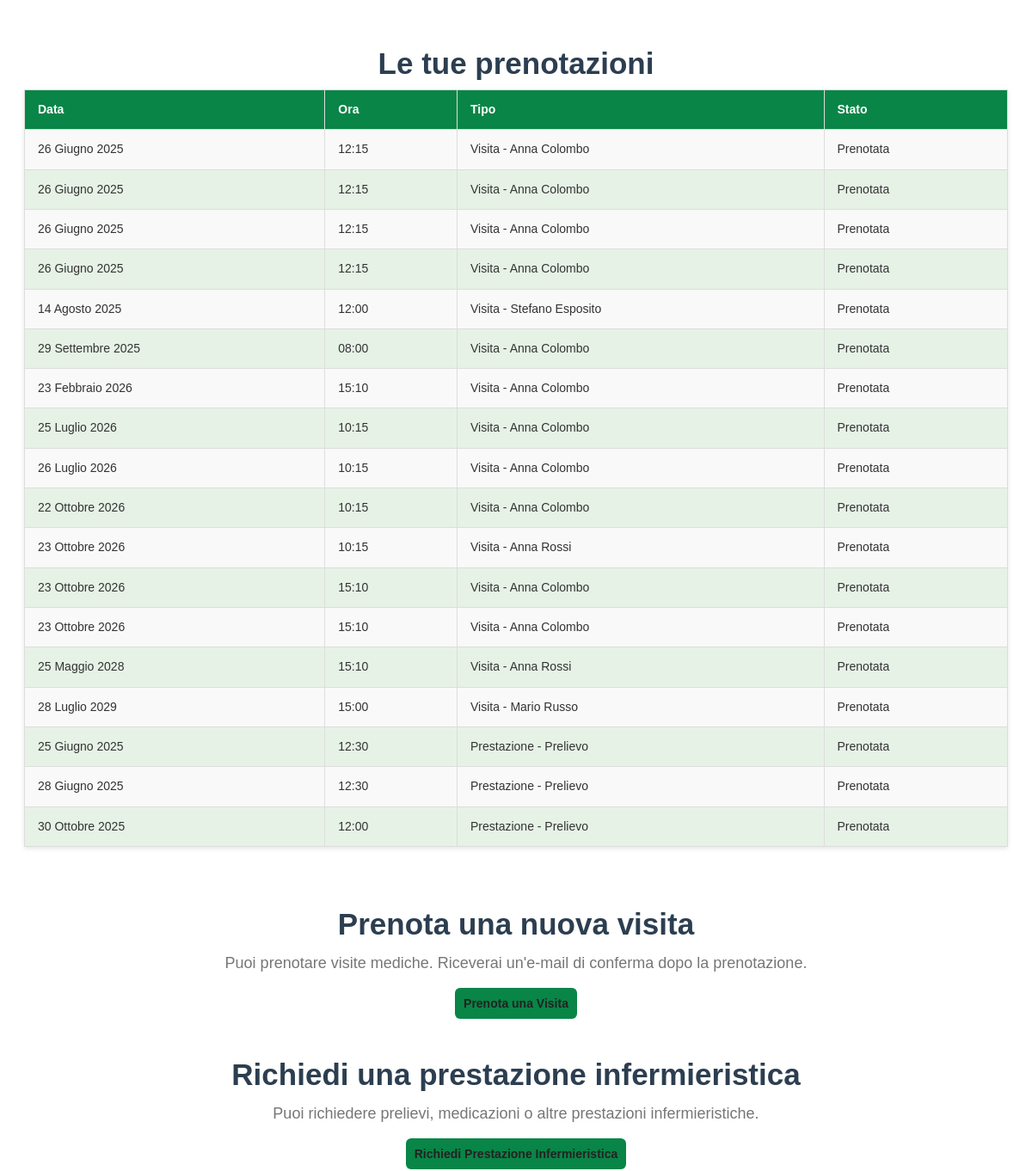
The page /users/paziente/ (signed in, middle part) on the database as committed earlier.
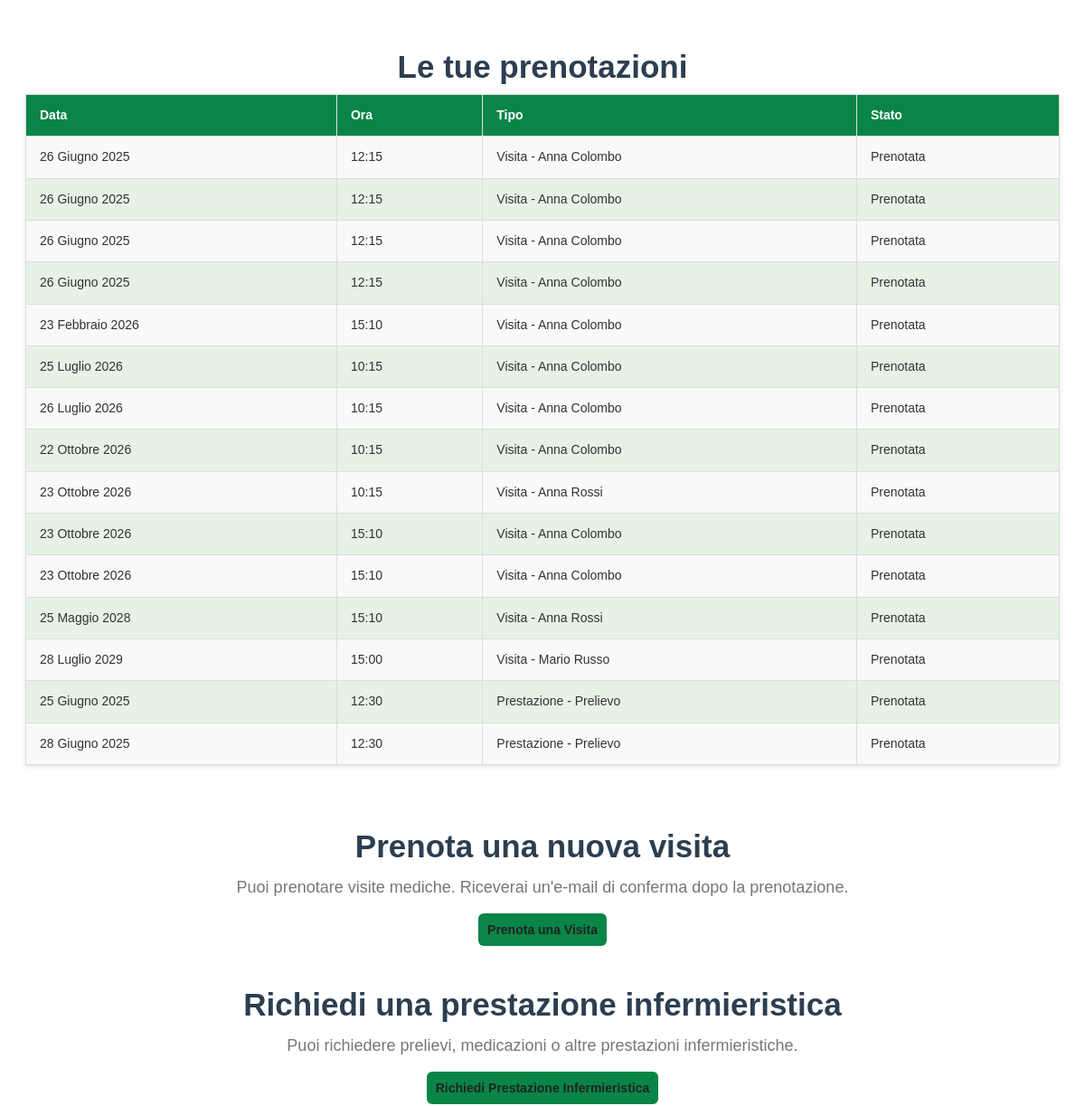
The same page on the database as committed later.
### visita/models.py (models this page shows, shortened)
class PrenotazioneVisita(models.Model):
    TIPO = [
        ('adulti', 'Per adulti'),
        ('pediatrica', 'Pediatrica'),
    ]
    REGIME = [
        ('ordinaria', 'Ordinaria'),
        ('urgente', 'Urgente'),
    ]
    id = models.BigAutoField(primary_key=True)
    paziente = models.ForeignKey("users.Paziente", on_delete=models.CASCADE)
    medico = models.ForeignKey("users.Medico", on_delete=models.CASCADE)
    data = models.DateField()
    ora = models.TimeField()
    tipo = models.CharField(max_length=20, choices=TIPO)
    regime = models.CharField(max_length=20, choices=REGIME)
    class Meta:
        ordering = ['data', 'ora']  # Ordinamento per data e orario
        verbose_name = "Prenotazione visita"
        verbose_name_plural = "Prenotazioni visite"

### prestazione/models.py (models this page shows, shortened)
class PrenotazionePrestazione(models.Model):
    id = models.BigAutoField(primary_key=True)
    paziente = models.ForeignKey('users.Paziente', on_delete=models.CASCADE)
    tipo = models.CharField(max_length=20, choices=TipoPrestazione.choices)
    data = models.DateField()
    orario = models.TimeField()
    class Meta:
        verbose_name = "prenotazione prestazione"
        verbose_name_plural = "prenotazioni prestazioni"
        ordering = ['data', 'orario']

### users/views.py (the view)
# urls.py: path('paziente/', pagina_paziente, name='pagina_paziente'),
@login_required
def pagina_paziente(request):
    paziente = get_object_or_404(Paziente, user=request.user)
    visite = Visita.objects.filter(prenotazione__paziente=paziente)
    prenotazioni_visite = Prenotazione.objects.filter(paziente=paziente)
    prenotazioni_prestazioni = PrenotazionePrestazione.objects.filter(paziente=paziente)
    prestazioni = Prestazione.objects.filter(paziente=paziente)
    prenotazioni = []
    for p in prenotazioni_visite:
        prenotazioni.append({
            "data": p.data,
            "ora": p.ora,
            "tipo": f"Visita - {p.medico.nome} {p.medico.cognome}",
            "stato": "Prenotata"
        })
    for p in prenotazioni_prestazioni:
        prenotazioni.append({
            "data": p.data,
            "ora": p.orario,
            "tipo": f"Prestazione - {p.get_tipo_display() or '-'}",
            "stato": "Prenotata"
        })
    return render(request, 'users/paziente.html', {
        'paziente': paziente,
        'visite': visite,
        'prenotazioni': prenotazioni,
        'prestazioni': prestazioni
    })

### users/models.py (called while the page is built)
    def __str__(self):
            return self.user.username

    def is_minor(self):
        from datetime import date
        today = date.today()
        return (today.year - self.data_nascita.year - ((today.month, today.day) < (self.data_nascita.month, self.data_nascita.day))) < 14

    def __str__(self):
        return f"{self.nome} {self.cognome} - {self.codice_fiscale}"

### users/templates/users/paziente.html (shortened to what this page needs)
{% extends 'base.html' %}
{% load static %}
{% block content %}
<div class="white_container">
    <h3 class="treatment_taital">Le tue prenotazioni</h3>
    <table class="table table-striped table-bordered custom_table_style">
        <thead>
            <tr>
                <th>Data</th>
                <th>Ora</th>
                <th>Tipo</th>
                <th>Stato</th>
            </tr>
        </thead>
        <tbody>
            {% for prenotazione in prenotazioni %}
                <tr>
                    <td>{{ prenotazione.data }}</td>
                    <td>{{ prenotazione.ora }}</td>
                    <td>{{ prenotazione.tipo }}</td>
                    <td>{{ prenotazione.stato }}</td>
                </tr>
            {% empty %}
                <tr>
                    <td colspan="4">Nessuna prenotazione attiva.</td>
                </tr>
            {% endfor %}
        </tbody>
    </table>
    <h3 class="treatment_taital">Prenota una nuova visita</h3>
    <p class="lead">Puoi prenotare visite mediche. Riceverai un'e-mail di conferma dopo la prenotazione.</p>
    <a href="{% url 'prenota_visita' %}" class="btn btn-primary" style="margin-top:20px">Prenota una Visita</a>
    <h3 class="treatment_taital">Richiedi una prestazione infermieristica</h3>
    <p class="lead">Puoi richiedere prelievi, medicazioni o altre prestazioni infermieristiche.</p>
    <a href="{% url 'richiedi_prestazione' %}" class="btn btn-primary" style="margin-top:20px">Richiedi Prestazione Infermieristica</a>
</div>
{% endblock %}

Rows that differ between the two databases and show on the page:
removed PrenotazioneVisita: data "14 Agosto 2025", ora "12:00"
removed PrenotazioneVisita: data "29 Settembre 2025", ora "08:00"
removed PrenotazionePrestazione: data "30 Ottobre 2025", ora "12:00"
Other text that changed with them:
list line gone: "Visita - Stefano Esposito Prenotata"
list line gone: "Visita - Anna Colombo Prenotata"
list line gone: "Prestazione - Prelievo Prenotata"
